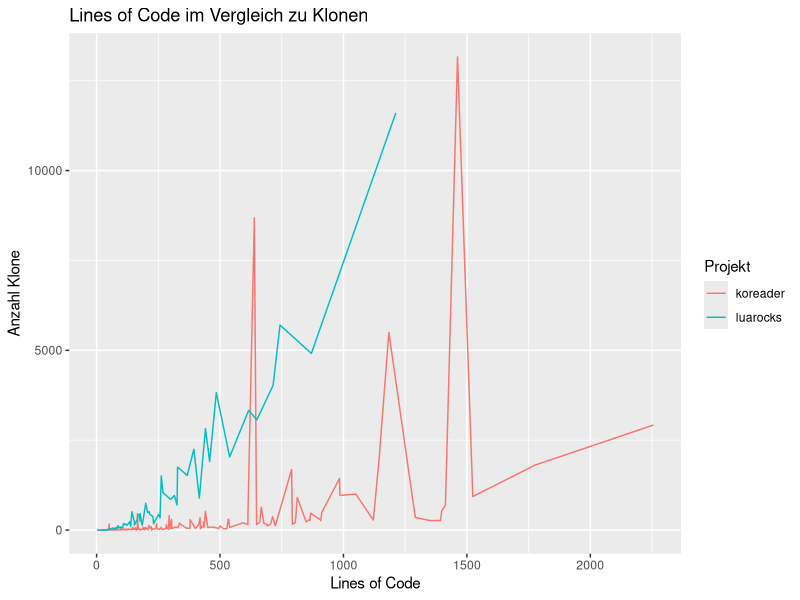
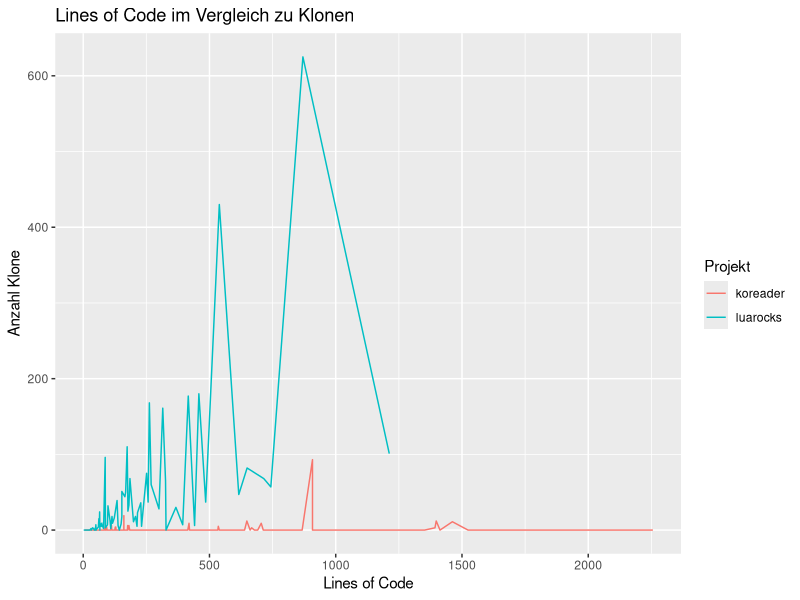
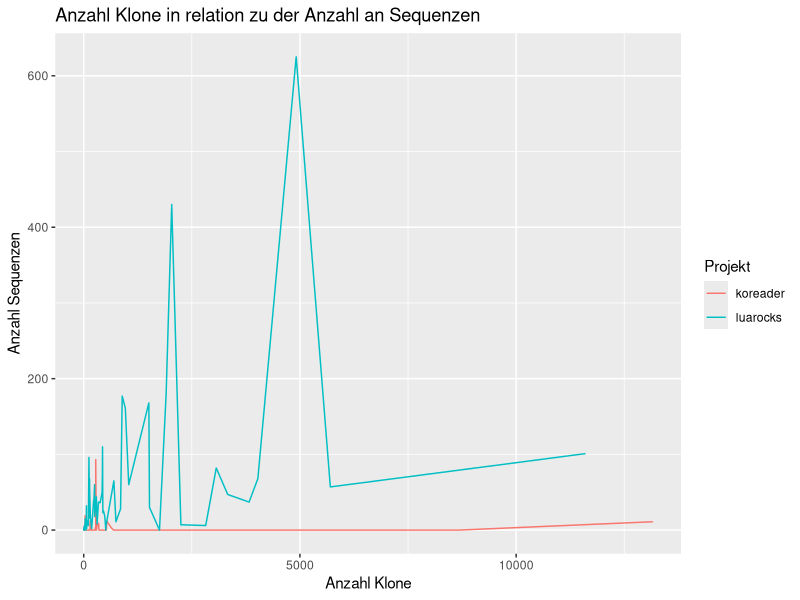

These charts were generated, in order, by the following R code:
library(ggplot2)
luarocks <- read.csv(file = 'luarocks.csv')
koreader <- read.csv(file = 'koreader.csv')
projectfile <- rbind(koreader, luarocks)
head(projectfile)

plot_clones_loc <- ggplot(projectfile, aes(x = loc, y = nclones, fill=project)) + 
    geom_line(aes(color=project)) +
    ggtitle("Lines of Code im Vergleich zu Klonen") + 
    labs(x = "Lines of Code", y = "Anzahl Klone")
plot_clones_loc$labels$colour <- "Projekt"
ggsave(plot_clones_loc, file="plot_clones_loc.pdf", dpi=600)


plot_seq_loc <- ggplot(projectfile, aes(x = loc, y = nsequences, fill=project)) + 
    geom_line(aes(color=project)) +
    ggtitle("Lines of Code im Vergleich zu Klonen") + 
    labs(x = "Lines of Code", y = "Anzahl Klone")
plot_seq_loc$labels$colour <- "Projekt"
ggsave(plot_seq_loc, file="plot_seq_loc.pdf", dpi=600)


plot_seq_clone <- ggplot(projectfile, aes(x = nclones, y = nsequences, fill=project)) + 
    geom_line(aes(color=project)) +
    ggtitle("Anzahl Klone in relation zu der Anzahl an Sequenzen") + 
    labs(x = "Anzahl Klone", y = "Anzahl Sequenzen")
plot_seq_clone$labels$colour <- "Projekt"
ggsave(plot_seq_clone, file="plot_seq_clone.pdf", dpi=600)
